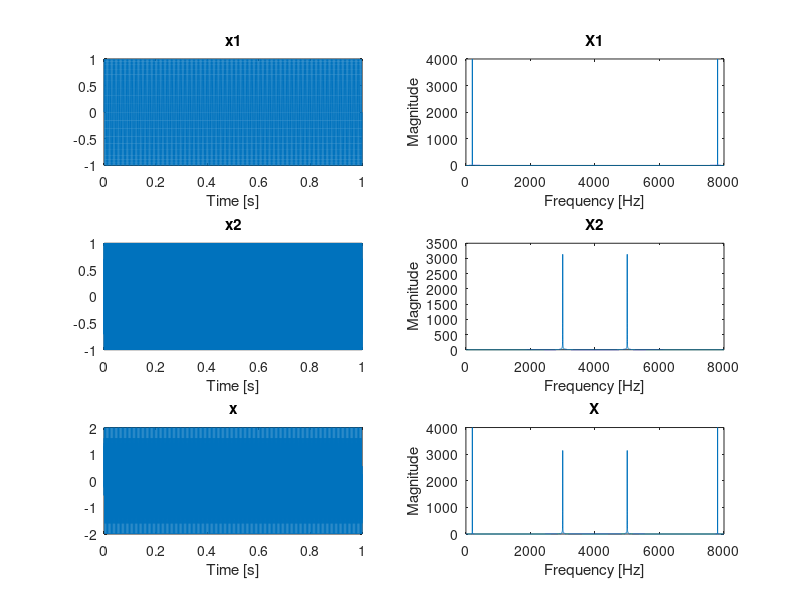
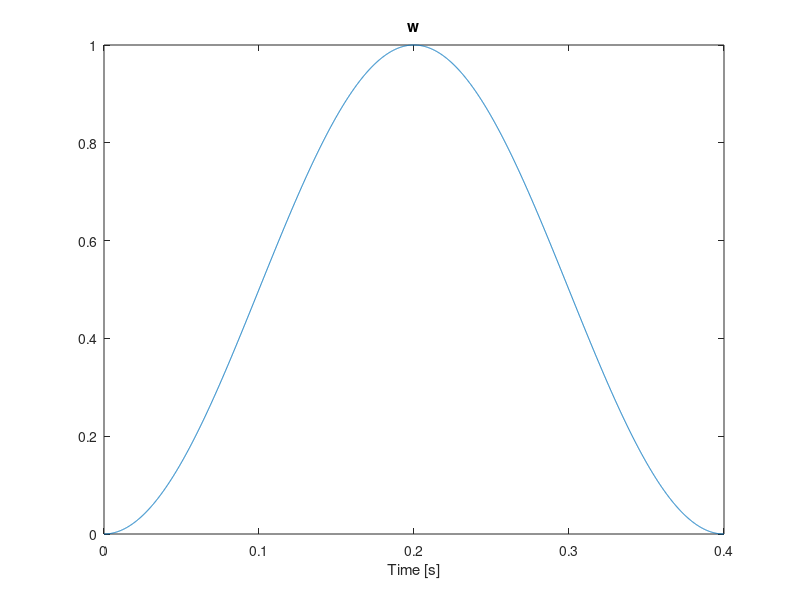
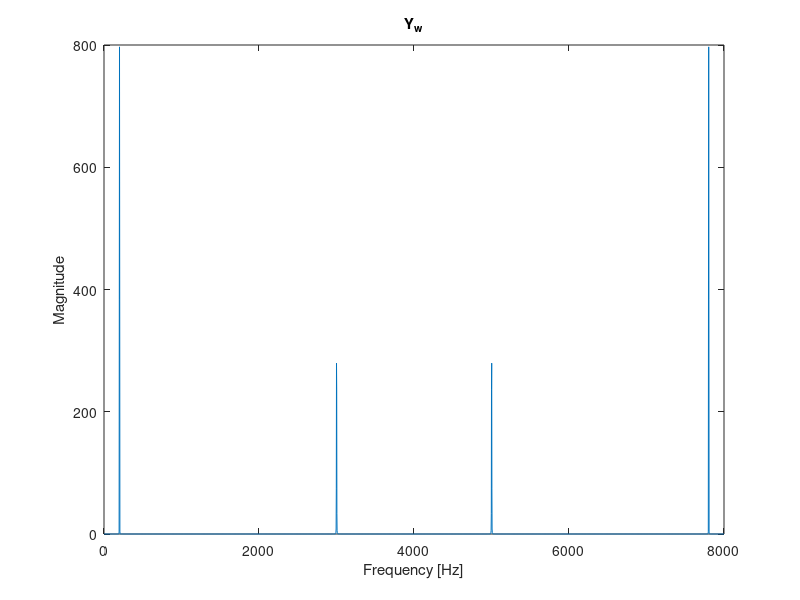

Write the MATLAB code that produced these figures, in order. (Note: this script raises an error after producing the figures.)
%% November 11, 2020
clear
%% a
x_1_f = 200;
x_2_f = 3000;
fs = 8000;
len_sec = 1;
t = 0:1/fs:len_sec;
x_1 = sin(2*pi*x_1_f*t);
x_2 = sin(2*pi*x_2_f*t+pi);
%% b
x = x_1+x_2;
%% c
nSample = length(x_1);

figure
subplot(3,2,1)
plot(t, x_1), hold on
xlabel('Time [s]');
title('x1');

subplot(3,2,3)
plot(t, x_2), hold on
xlabel('Time [s]');
title('x2');

subplot(3,2,5)
plot(t, x), hold on
xlabel('Time [s]');
title('x');

f_x = 0:fs/(nSample-1):fs;

subplot(3,2,2)
X1 = abs(fft(x_1));
plot(f_x, X1), hold on
xlabel('Frequency [Hz]'), ylabel('Magnitude')
title('X1');

subplot(3,2,4)
X2 = abs(fft(x_2));
plot(f_x, X2), hold on
xlabel('Frequency [Hz]'), ylabel('Magnitude')
title('X2');

subplot(3,2,6)
X = abs(fft(x));
plot(f_x, X), hold on
xlabel('Frequency [Hz]'), ylabel('Magnitude')
title('X');
%% d
w_len = 0.4*fs;
w = hann(w_len);

figure
plot((0:length(w)-1)./fs, w)
xlabel('Time [s]');
title('w');
%% e
x_w = x(1:length(w)).*w';
%% f
h = [0.5, 0.5];
% num_samp = 2^nextpow2(length(x_w)+length(h)-1);
y_w = conv(x_w, h);
%% g
Y_w = abs(fft(y_w));
f_y = 0:fs/(length(y_w)-1):fs;
%f_y = (0:length(y_w)-1).*fs;

figure
plot(f_y, Y_w), hold on
xlabel('Frequency [Hz]'), ylabel('Magnitude')
title('Y_w');
%% h
% check untill fn=fs/2
figure
eps = 10^-5;
findpeaks(Y_w(1:floor(length(f_y)/2)), f_y(1:floor(length(f_y)/2)), 'Threshold', eps)
%% i
zcr = sum(abs(diff(y_w>0)))/length(y_w);